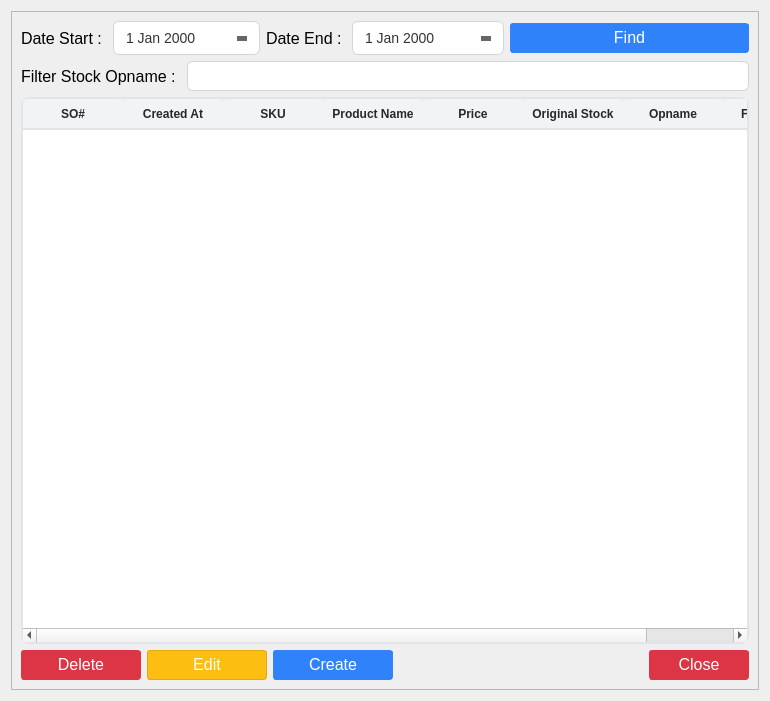
<?xml version="1.0" encoding="UTF-8"?>
<ui version="4.0">
 <class>Form</class>
 <widget class="QWidget" name="Form">
  <property name="geometry">
   <rect>
    <x>0</x>
    <y>0</y>
    <width>770</width>
    <height>701</height>
   </rect>
  </property>
  <property name="windowTitle">
   <string>Stock Opname List</string>
  </property>
  <property name="windowIcon">
   <iconset>
    <normaloff>../assets/features.png</normaloff>../assets/features.png</iconset>
  </property>
  <property name="styleSheet">
   <string notr="true">QLineEdit{
	border: 1px solid #d1d5db;      /* Light gray border */
    border-radius: 6px;             /* Rounded corners */
    outline: none;                  /* Remove default outline */
    color: #333;                    /* Text color */
    background-color: #fff;       /* Light gray background */
    
}

QLineEdit:focus {
    border: 1px solid #93c5fd;       /* Blue border on focus */
    background-color: #ffffff;       /* White background when focused */
}

QLineEdit:disabled {
    border: 1px solid #e5e7eb;      /* Lighter border when disabled */
    background-color: #f3f4f6;      /* Light gray background when disabled */
    color: #9ca3af;                 /* Lighter text color when disabled */
}

/* QComboBox Styling - Improved with clearer state indicators */
QComboBox {
    border: 1px solid #d1d5db;      /* Light gray border */
    border-radius: 6px;             /* Rounded corners */
    padding: 6px 12px 6px 10px;     /* Add some padding */
    min-height: 20px;               /* Minimum height */
    color: #333;                    /* Text color */
    background-color: #fff;         /* White background */
    selection-background-color: #93c5fd; /* Light blue selection */
    font-size: 14px;                /* Consistent font size */
    min-width: 6em;                 /* Minimum width */
}

QComboBox:hover:!disabled {
    border-color: #93c5fd;          /* Light blue border on hover when enabled */
    background-color: #f0f7ff;      /* Very light blue background on hover */
}

QComboBox:focus {
    border: 2px solid #3b82f6;      /* Thicker, darker blue border on focus */
    background-color: #ffffff;      /* Pure white background when focused */
}

QComboBox:disabled {
    border: 1px solid #d9dce0;      /* Very light gray border when disabled */
    background-color: #f3f4f6;      /* Light gray background when disabled */
    color: #9ca3af;                 /* Lighter text color when disabled */
}

QComboBox::drop-down {
    subcontrol-origin: padding;
    subcontrol-position: center right;
    width: 20px;
    border: none;                   /* Remove border for cleaner look */
    margin-right: 5px;              /* Add some margin */
}

/* If you don't have an icon, use this instead: */
QComboBox::down-arrow {
    width: 0;
    height: 0;
    border-left: 5px solid transparent;
    border-right: 5px solid transparent;
    border-top: 5px solid #666;     /* Arrow color */
    margin-right: 5px;
}

QComboBox::down-arrow:disabled {
    border-top: 5px solid #b0b0b0;  /* Lighter arrow color when disabled */
}

QComboBox:disabled {
    color: #9ca3af;                 /* Lighter text when disabled */
    background-color: #f3f4f6;      /* Light gray background */
    border-color: #e5e7eb;          /* Lighter border */
}

/* Add a visual indicator for disabled state */
QComboBox:disabled {
    color: #9ca3af;
    background-color: #f3f4f6;
    border: 1px solid #e5e7eb;
    padding-right: 25px;            /* Make room for the lock icon */
}

/* If you don't have a lock icon, use a pattern instead */
QComboBox:disabled {
    background-image: repeating-linear-gradient(
        45deg,
        transparent,
        transparent 5px,
        rgba(200, 200, 200, 0.1) 5px,
        rgba(200, 200, 200, 0.1) 10px
    );
}

QComboBox QAbstractItemView {
    border: 1px solid #d1d5db;
    border-radius: 0px 0px 6px 6px;
    background-color: white;
    selection-background-color: #3b82f6;  /* Darker blue for better contrast */
    selection-color: white;               /* White text on selection */
    outline: none;
    padding: 5px;
}

QComboBox QAbstractItemView::item {
    min-height: 25px;               /* Taller items for better clickability */
    padding: 5px;                   /* Padding inside items */
}

QComboBox QAbstractItemView::item:hover {
    background-color: #e5f0ff;      /* Light blue on hover */
    color: #333;
}

/* QTextEdit Styling - Similar to QLineEdit */
QTextEdit {
    border: 1px solid #d1d5db;      /* Light gray border */
    border-radius: 6px;             /* Rounded corners */
    outline: none;                  /* Remove default outline */
    color: #333;                    /* Text color */
    background-color: #fff;         /* White background */
    padding: 6px 10px;              /* Add some padding for better text display */
    selection-background-color: #93c5fd; /* Light blue selection */
}

QTextEdit:focus {
    border: 1px solid #93c5fd;      /* Blue border on focus */
    background-color: #ffffff;      /* White background when focused */
}

QTextEdit:disabled {
    border: 1px solid #e5e7eb;      /* Lighter border when disabled */
    background-color: #f3f4f6;      /* Light gray background when disabled */
    color: #9ca3af;                 /* Lighter text color when disabled */
}


/* QDateEdit Styling */
QDateEdit {
    border: 1px solid #d1d5db;
    border-radius: 6px;
    padding: 6px 10px;
    min-height: 20px;
    color: #333;
    background-color: #fff;
    font-size: 14px;
}

QDateEdit:hover:!disabled {
    border-color: #93c5fd;
    background-color: #f0f7ff;
}

QDateEdit:focus {
    border: 2px solid #3b82f6;
    background-color: #ffffff;
}

QDateEdit:disabled {
    color: #9ca3af;
    background-color: #f3f4f6;
    border: 1px dashed #c0c0c0;
}

QDateEdit::drop-down {
    subcontrol-origin: padding;
    subcontrol-position: center right;
    width: 20px;
    border: none;
    margin-right: 5px;
}

QDateEdit::down-arrow {
    width: 0;
    height: 0;
    border-left: 5px solid transparent;
    border-right: 5px solid transparent;
    border-top: 5px solid #666;
    margin-right: 5px;
}

QDateEdit::down-arrow:disabled {
    border-top: 5px solid #b0b0b0;
}

/* Calendar popup styling */
QCalendarWidget {
    background-color: white;
    border: 1px solid #d1d5db;
}

QCalendarWidget QToolButton {
    color: #333;
    background-color: transparent;
    border: 1px solid transparent;
    border-radius: 4px;
    padding: 4px;
}

QCalendarWidget QToolButton:hover {
    background-color: #f0f7ff;
    border: 1px solid #93c5fd;
}

QCalendarWidget QMenu {
    background-color: white;
    border: 1px solid #d1d5db;
    padding: 5px;
}

QCalendarWidget QSpinBox {
    border: 1px solid #d1d5db;
    border-radius: 4px;
    padding: 3px;
    background-color: white;
}

QCalendarWidget QAbstractItemView:enabled {
    background-color: white;
    color: #333;
    selection-background-color: #3b82f6;
    selection-color: white;
}

QCalendarWidget QAbstractItemView:disabled {
    color: #9ca3af;
}

QCalendarWidget QWidget#qt_calendar_navigationbar {
    background-color: #f1f5f9;
    border-bottom: 1px solid #d1d5db;
    padding: 4px;
}

QPushButton {
    text-align: center;
    white-space: nowrap;
    vertical-align: middle;
    border: 1px solid transparent;
    line-height: 1.5;
    border-radius: 3px;
    margin: 0.25rem;
	opacity: 0.55;
	padding-bottom: 2px;

}

/* Message Dialog Styling */
QMessageBox {
    background-color: #ffffff;
    border-radius: 8px;
    min-width: 300px;
}

QMessageBox QLabel {
    color: #333333;
    font-size: 14px;
    padding: 12px;
    min-height: 40px;
}

QMessageBox QPushButton {
    background-color: #3b82f6;
    color: white;
    border-radius: 5px;
    padding: 8px 16px;
    font-weight: bold;
    min-width: 80px;
    margin: 8px 5px;
    opacity: 1.0;
}

QMessageBox QPushButton:hover {
    background-color: #2563eb;
}

QMessageBox QPushButton:pressed {
    background-color: #1d4ed8;
}

QMessageBox QIcon {
    padding: 15px;
}

QMessageBox #qt_msgbox_label {
    min-height: 40px;
}

/* Warning icon styling */
QMessageBox#warning-box {
    background-color: #fff9ed;
    border: 1px solid #fbbf24;
}

/* Error icon styling */
QMessageBox#error-box {
    background-color: #fef2f2;
    border: 1px solid #ef4444;
}

/* Info icon styling */
QMessageBox#info-box {
    background-color: #eff6ff; 
    border: 1px solid #3b82f6;
}
</string>
  </property>
  <layout class="QGridLayout" name="gridLayout_2">
   <item row="0" column="0">
    <widget class="QFrame" name="frame">
     <property name="frameShape">
      <enum>QFrame::StyledPanel</enum>
     </property>
     <property name="frameShadow">
      <enum>QFrame::Raised</enum>
     </property>
     <layout class="QGridLayout" name="gridLayout">
      <item row="0" column="0">
       <layout class="QVBoxLayout" name="verticalLayout">
        <item>
         <layout class="QHBoxLayout" name="horizontalLayout">
          <item>
           <layout class="QFormLayout" name="formLayout">
            <item row="0" column="0">
             <widget class="QLabel" name="start_date_stock_opname_list_label">
              <property name="minimumSize">
               <size>
                <width>0</width>
                <height>30</height>
               </size>
              </property>
              <property name="font">
               <font>
                <pointsize>12</pointsize>
               </font>
              </property>
              <property name="text">
               <string>Date Start : </string>
              </property>
             </widget>
            </item>
            <item row="0" column="1">
             <widget class="QDateEdit" name="start_date_stock_opname_list_input">
              <property name="minimumSize">
               <size>
                <width>0</width>
                <height>30</height>
               </size>
              </property>
              <property name="font">
               <font>
                <pointsize>12</pointsize>
               </font>
              </property>
              <property name="calendarPopup">
               <bool>true</bool>
              </property>
             </widget>
            </item>
           </layout>
          </item>
          <item>
           <layout class="QFormLayout" name="formLayout_2">
            <item row="0" column="0">
             <widget class="QLabel" name="end_date_stock_opname_list_label">
              <property name="minimumSize">
               <size>
                <width>0</width>
                <height>30</height>
               </size>
              </property>
              <property name="font">
               <font>
                <pointsize>12</pointsize>
               </font>
              </property>
              <property name="text">
               <string>Date End : </string>
              </property>
             </widget>
            </item>
            <item row="0" column="1">
             <widget class="QDateEdit" name="end_date_stock_opname_list_input">
              <property name="minimumSize">
               <size>
                <width>0</width>
                <height>30</height>
               </size>
              </property>
              <property name="font">
               <font>
                <pointsize>12</pointsize>
               </font>
              </property>
              <property name="calendarPopup">
               <bool>true</bool>
              </property>
             </widget>
            </item>
           </layout>
          </item>
          <item>
           <widget class="QPushButton" name="find_stock_opname_list_button">
            <property name="minimumSize">
             <size>
              <width>0</width>
              <height>30</height>
             </size>
            </property>
            <property name="font">
             <font>
              <pointsize>12</pointsize>
             </font>
            </property>
            <property name="styleSheet">
             <string notr="true">QPushButton{
    color: #fff;
    background-color: rgba(13, 110, 253, 0.85); /* RGBA with alpha channel */
    border-color: rgba(13, 110, 253, 0.7);
}
QPushButton:hover {
    background-color: rgba(11, 94, 215, 0.9);
    border-color: rgba(10, 88, 202, 0.9);
    opacity: 0.95;
}
QPushButton:disabled {
    background-color: #a8c1ff;
    border-color: #a8c1ff;
    color: #e6eeff;
}</string>
            </property>
            <property name="text">
             <string>Find</string>
            </property>
            <property name="icon">
             <iconset>
              <normaloff>../assets/magnifying-glass.png</normaloff>../assets/magnifying-glass.png</iconset>
            </property>
            <property name="iconSize">
             <size>
              <width>14</width>
              <height>14</height>
             </size>
            </property>
           </widget>
          </item>
         </layout>
        </item>
        <item>
         <layout class="QFormLayout" name="formLayout_3">
          <item row="0" column="0">
           <widget class="QLabel" name="filter_stock_opname_list_label">
            <property name="minimumSize">
             <size>
              <width>0</width>
              <height>30</height>
             </size>
            </property>
            <property name="font">
             <font>
              <pointsize>12</pointsize>
             </font>
            </property>
            <property name="text">
             <string>Filter Stock Opname : </string>
            </property>
           </widget>
          </item>
          <item row="0" column="1">
           <widget class="QLineEdit" name="filter_stock_opname_list_input">
            <property name="minimumSize">
             <size>
              <width>0</width>
              <height>30</height>
             </size>
            </property>
            <property name="font">
             <font>
              <pointsize>12</pointsize>
             </font>
            </property>
            <property name="clearButtonEnabled">
             <bool>true</bool>
            </property>
           </widget>
          </item>
         </layout>
        </item>
        <item>
         <widget class="QTableWidget" name="stock_opname_list_table">
          <property name="minimumSize">
           <size>
            <width>300</width>
            <height>0</height>
           </size>
          </property>
          <property name="styleSheet">
           <string notr="true">QTableWidget {
            background-color: #ffffff;
            alternate-background-color: #f5f8fa;
            border: 2px solid #e1e4e8;
            border-radius: 8px;
            gridline-color: #e1e4e8;
            selection-background-color: #0366d6;
            selection-color: #ffffff;
        }
        
        QTableWidget::item {
            border-bottom: 1px solid #e1e4e8;
			padding: 6px;
        }
        
        QTableWidget::item:selected {
            background-color: #0366d6;
			border: none; /* Remove any border on selected items */
        }

        QTableWidget::item:focus {
            border: none; /* Remove the focus border */
            outline: none; /* Remove the focus outline */
        }

        QHeaderView::section {
            background-color: #f1f3f5;
            color: #24292e;
            font-weight: bold;
            border: none;
            border-bottom: 2px solid #e1e4e8;
            padding: 3px;
            border-top-left-radius: 6px;
            border-top-right-radius: 6px;
        }
        
        QTableWidget QScrollBar:vertical {
            border: none;
            background: #f1f3f5;
            width: 10px;
            border-radius: 5px;
        }
        
        QTableWidget QScrollBar::handle:vertical {
            background: #c0c0c0;
            border-radius: 5px;
        }
        
        QTableWidget QScrollBar::handle:vertical:hover {
            background: #a0a0a0;
        }
        
        QTableWidget QScrollBar:horizontal {
            border: none;
            background: #f1f3f5;
            height: 10px;
            border-radius: 5px;
        }
        
        QTableWidget QScrollBar::handle:horizontal {
            background: #c0c0c0;
            border-radius: 5px;
        }
        
        QTableWidget QScrollBar::handle:horizontal:hover {
            background: #a0a0a0;
        }</string>
          </property>
          <property name="sortingEnabled">
           <bool>true</bool>
          </property>
          <column>
           <property name="text">
            <string>SO#</string>
           </property>
           <property name="font">
            <font>
             <pointsize>12</pointsize>
             <weight>75</weight>
             <bold>true</bold>
            </font>
           </property>
           <property name="textAlignment">
            <set>AlignCenter</set>
           </property>
          </column>
          <column>
           <property name="text">
            <string>Created At</string>
           </property>
           <property name="font">
            <font>
             <pointsize>12</pointsize>
             <weight>75</weight>
             <bold>true</bold>
            </font>
           </property>
           <property name="textAlignment">
            <set>AlignCenter</set>
           </property>
          </column>
          <column>
           <property name="text">
            <string>SKU</string>
           </property>
           <property name="font">
            <font>
             <pointsize>12</pointsize>
             <weight>75</weight>
             <bold>true</bold>
            </font>
           </property>
           <property name="textAlignment">
            <set>AlignCenter</set>
           </property>
          </column>
          <column>
           <property name="text">
            <string>Product Name</string>
           </property>
           <property name="font">
            <font>
             <pointsize>12</pointsize>
             <weight>75</weight>
             <bold>true</bold>
            </font>
           </property>
           <property name="textAlignment">
            <set>AlignCenter</set>
           </property>
          </column>
          <column>
           <property name="text">
            <string>Price</string>
           </property>
           <property name="font">
            <font>
             <pointsize>12</pointsize>
             <weight>75</weight>
             <bold>true</bold>
            </font>
           </property>
           <property name="textAlignment">
            <set>AlignCenter</set>
           </property>
          </column>
          <column>
           <property name="text">
            <string>Original Stock</string>
           </property>
           <property name="font">
            <font>
             <pointsize>12</pointsize>
             <weight>75</weight>
             <bold>true</bold>
            </font>
           </property>
           <property name="textAlignment">
            <set>AlignCenter</set>
           </property>
          </column>
          <column>
           <property name="text">
            <string>Opname</string>
           </property>
           <property name="font">
            <font>
             <pointsize>12</pointsize>
             <weight>75</weight>
             <bold>true</bold>
            </font>
           </property>
           <property name="textAlignment">
            <set>AlignCenter</set>
           </property>
          </column>
          <column>
           <property name="text">
            <string>Final Stock</string>
           </property>
           <property name="font">
            <font>
             <pointsize>12</pointsize>
             <weight>75</weight>
             <bold>true</bold>
            </font>
           </property>
           <property name="textAlignment">
            <set>AlignCenter</set>
           </property>
          </column>
         </widget>
        </item>
        <item>
         <layout class="QHBoxLayout" name="horizontalLayout_2">
          <item>
           <widget class="QPushButton" name="delete_stock_opname_button">
            <property name="minimumSize">
             <size>
              <width>120</width>
              <height>30</height>
             </size>
            </property>
            <property name="font">
             <font>
              <pointsize>12</pointsize>
             </font>
            </property>
            <property name="styleSheet">
             <string notr="true">QPushButton {
    color: #fff;
    background-color: #dc3545;
    border-color: #dc3545;
}
QPushButton:hover {
    background-color: #bb2d3b;
    border-color: #b02a37;
}</string>
            </property>
            <property name="text">
             <string>Delete</string>
            </property>
            <property name="icon">
             <iconset>
              <normaloff>../assets/bin.png</normaloff>../assets/bin.png</iconset>
            </property>
            <property name="iconSize">
             <size>
              <width>14</width>
              <height>14</height>
             </size>
            </property>
           </widget>
          </item>
          <item>
           <widget class="QPushButton" name="edit_stock_opname_button">
            <property name="minimumSize">
             <size>
              <width>120</width>
              <height>30</height>
             </size>
            </property>
            <property name="font">
             <font>
              <pointsize>12</pointsize>
             </font>
            </property>
            <property name="styleSheet">
             <string notr="true">QPushButton {
    color: white;
    background-color: #fcbe11;      /* Bright saffron gold - main color */
    border: 1px solid #e3ab0f;      /* Slightly darker border */

}

QPushButton:hover {
    background-color: #e3ab0f;      /* 10% darker than main color */
    border-color: #ca980e;          /* 20% darker than main color */
}

QPushButton:pressed {
    background-color: #ca980e;      /* 20% darker than main color */
    border-color: #b1850c;          /* 30% darker than main color */
}

QPushButton:disabled {
    background-color: #fdcf55;      /* 20% lighter than main color */
    border-color: #fdcf55;          /* Same as background for cleaner disabled look */
    color: rgba(255, 255, 255, 0.7); /* Semi-transparent white */
}</string>
            </property>
            <property name="text">
             <string>Edit</string>
            </property>
            <property name="icon">
             <iconset>
              <normaloff>../assets/edit.png</normaloff>../assets/edit.png</iconset>
            </property>
            <property name="iconSize">
             <size>
              <width>14</width>
              <height>14</height>
             </size>
            </property>
           </widget>
          </item>
          <item>
           <widget class="QPushButton" name="create_stock_opname_button">
            <property name="minimumSize">
             <size>
              <width>120</width>
              <height>30</height>
             </size>
            </property>
            <property name="font">
             <font>
              <pointsize>12</pointsize>
             </font>
            </property>
            <property name="styleSheet">
             <string notr="true">QPushButton{
    color: #fff;
    background-color: rgba(13, 110, 253, 0.85); /* RGBA with alpha channel */
    border-color: rgba(13, 110, 253, 0.7);
}
QPushButton:hover {
    background-color: rgba(11, 94, 215, 0.9);
    border-color: rgba(10, 88, 202, 0.9);
    opacity: 0.95;
}
QPushButton:disabled {
    background-color: #a8c1ff;
    border-color: #a8c1ff;
    color: #e6eeff;
}</string>
            </property>
            <property name="text">
             <string>Create</string>
            </property>
            <property name="icon">
             <iconset>
              <normaloff>../assets/plus.png</normaloff>../assets/plus.png</iconset>
            </property>
            <property name="iconSize">
             <size>
              <width>14</width>
              <height>14</height>
             </size>
            </property>
           </widget>
          </item>
          <item>
           <spacer name="horizontalSpacer">
            <property name="orientation">
             <enum>Qt::Horizontal</enum>
            </property>
            <property name="sizeHint" stdset="0">
             <size>
              <width>40</width>
              <height>20</height>
             </size>
            </property>
           </spacer>
          </item>
          <item>
           <widget class="QPushButton" name="close_stock_opname_list_button">
            <property name="minimumSize">
             <size>
              <width>100</width>
              <height>30</height>
             </size>
            </property>
            <property name="font">
             <font>
              <pointsize>12</pointsize>
             </font>
            </property>
            <property name="styleSheet">
             <string notr="true">QPushButton {
    color: #fff;
    background-color: #dc3545;
    border-color: #dc3545;
}
QPushButton:hover {
    background-color: #bb2d3b;
    border-color: #b02a37;
}</string>
            </property>
            <property name="text">
             <string>Close</string>
            </property>
            <property name="icon">
             <iconset>
              <normaloff>../assets/close.png</normaloff>../assets/close.png</iconset>
            </property>
            <property name="iconSize">
             <size>
              <width>12</width>
              <height>12</height>
             </size>
            </property>
           </widget>
          </item>
         </layout>
        </item>
       </layout>
      </item>
     </layout>
    </widget>
   </item>
  </layout>
 </widget>
 <resources/>
 <connections/>
</ui>
